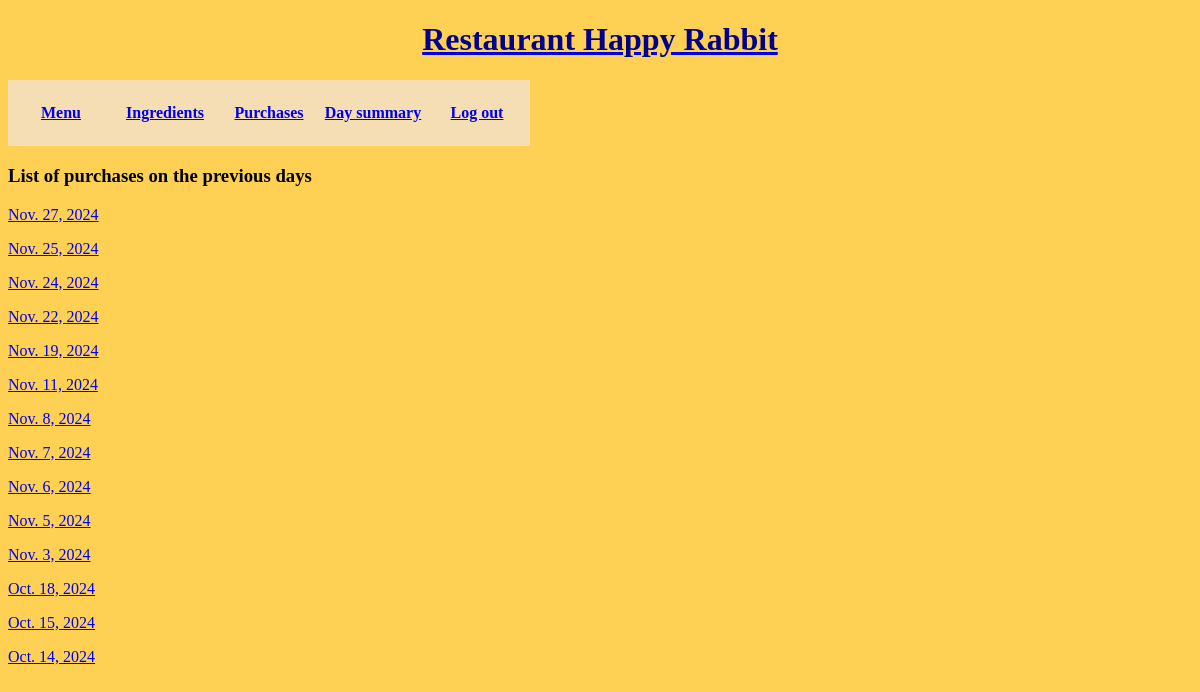
The app's page / (signed in), older data.
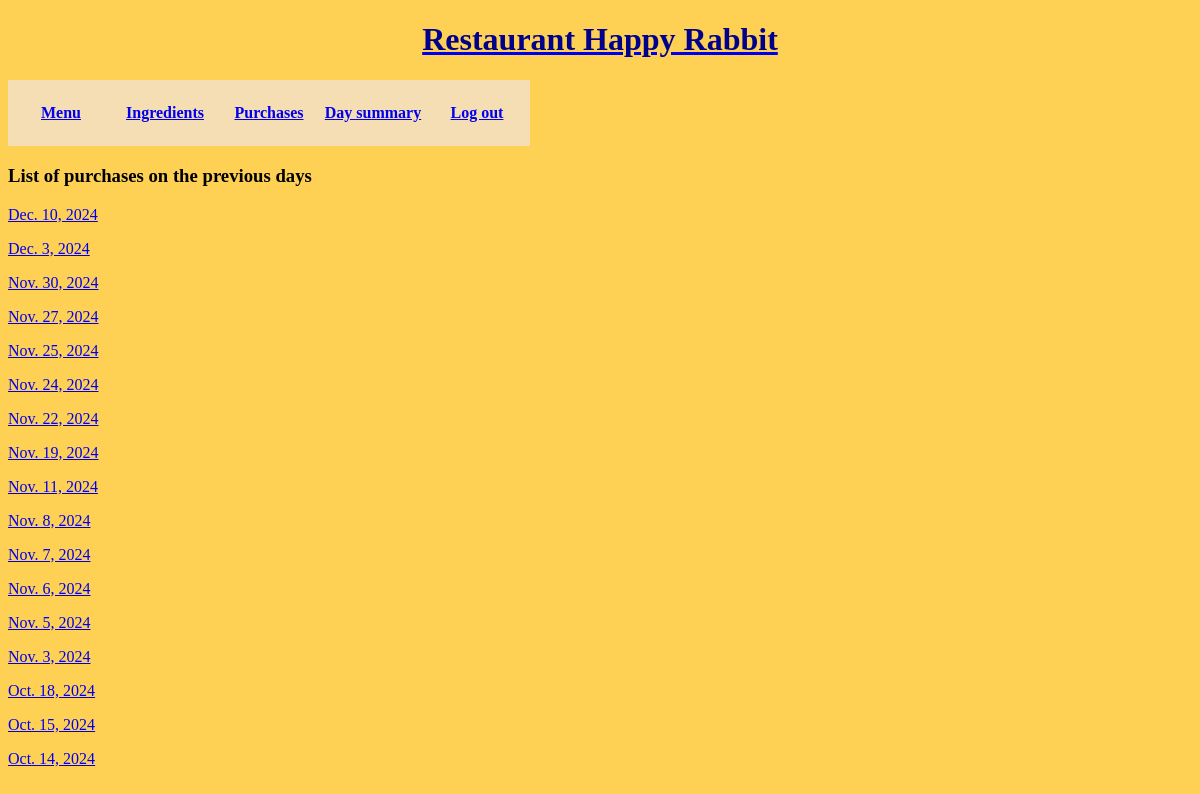
The same page, newer data.
### Inventory/models.py (models this page shows, shortened)
class Day(models.Model):
    date = models.DateField(auto_now_add=True, unique=True)
    is_open = models.BooleanField(default=True)
    today_ingredients = models.ManyToManyField(Ingredient)
    num_purchases = models.FloatField(default=0.0)
    total_cost = models.FloatField(default=0.0)
    total_revenue = models.FloatField(default=0.0)

### Inventory/views.py (the view)
# urls.py: path('',views.HomeView.as_view(), name='home'),
class HomeView(TemplateView):
    template_name = 'Inventory/home.html'
    model = Day
    def get_context_data(self):
        context = super().get_context_data()
        context['days'] = Day.objects.order_by('-pk')
        return context

### Inventory/templates/Inventory/home.html (shortened to what this page needs)
{% extends 'Inventory/base.html' %}
{% load static %}
{% block content %}
{% if user.is_authenticated %}
<h3>List of purchases on the previous days</h3>
    {% for day in days %}
        {% if day.is_open == False %}
        <p><a href="{% url 'purchasesbyday' day.id %}">{{ day.date }}</a></p>
        {% endif %}
    {% endfor %}
{% else %}
<p>Please <a href="{% url 'login' %}">login</a> or <a href="{% url 'signup' %}">sign up</a> to see
the avaliable ingredients and purchases made</p>
{% endif %}
{% endblock %}

Row changes from the older to the newer data that the page shows:
added Day: date "Dec. 10, 2024"
added Day: date "Dec. 3, 2024"
now on this page (row edited): Day: date "Nov. 30, 2024"
